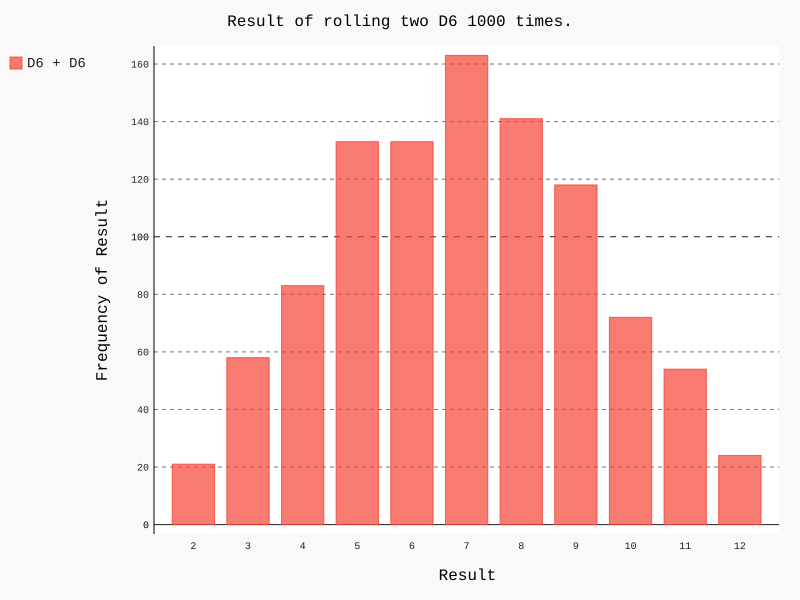

Write the Python code that produced this figure.
from die import Die
import pygal

# 创建一个D6
die_1 = Die()
die_2 = Die()

# 掷几次骰子，并将结果存储在一个列表中
results = []
for roll_num in range(1000):
    result = die_1.roll() + die_2.roll()
    results.append(result)

# 分析结果
frequencies = []
max_result = die_1.num_sides + die_2.num_sides
for value in range(2, max_result+1):
    frequency = results.count(value)
    frequencies.append(frequency)

# 对结果进行可视化
hist = pygal.Bar()

hist.title = "Result of rolling two D6 1000 times."
hist.x_labels = ['2', '3', '4', '5', '6', '7', '8', '9', '10','11', '12']
hist.x_title = "Result"
hist.y_title = "Frequency of Result"

hist.add('D6 + D6', frequencies)
hist.render_to_file('dice_visual.svg')
